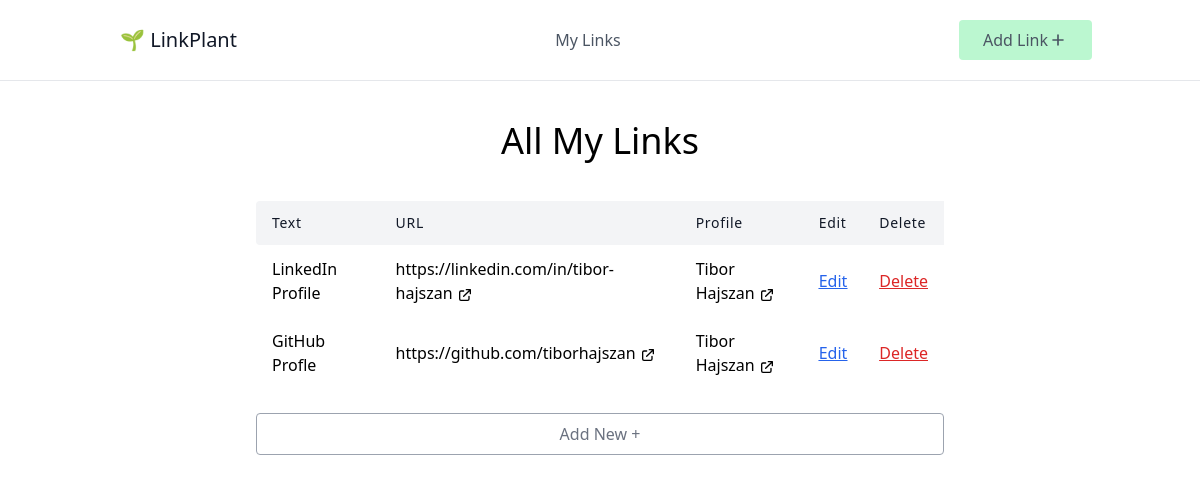
Before: /plant/ with the older database file.
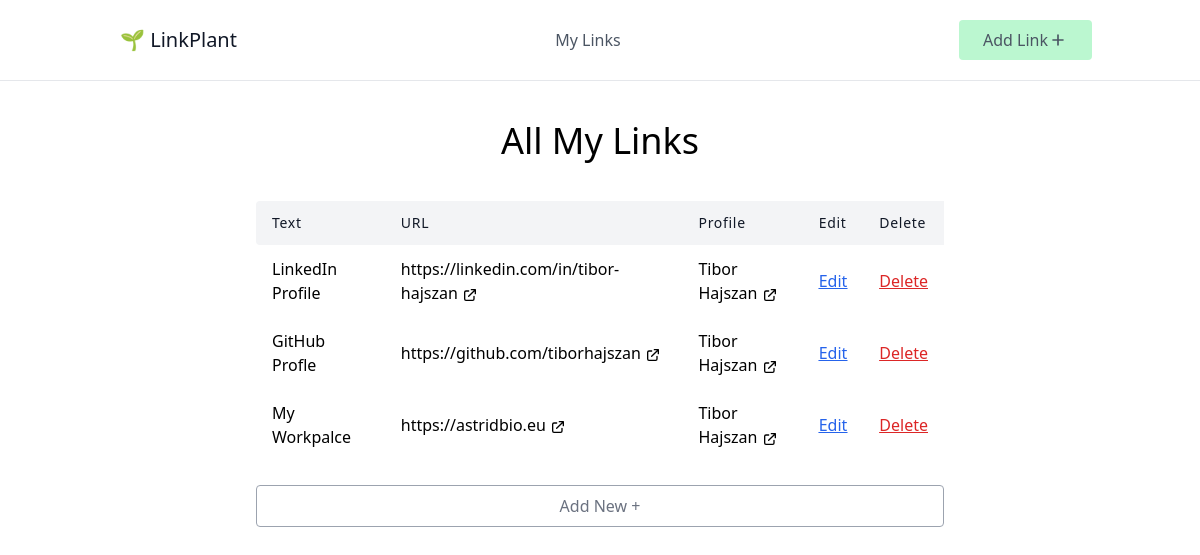
After: the same page with the newer database file.
### S08_LinkPlantApp/models.py (models this page shows, shortened)
class S08Link(models.Model):
    text = models.CharField(max_length=100)
    url = models.URLField()
    profile = models.ForeignKey(to=Profile, on_delete=models.CASCADE, related_name='links')

class Profile(models.Model):
    BG_CHOICES = (
        ("blue", "Blue"),
        ("green", "Green"),
        ("yellow", "Yellow"),)
    name = models.CharField(max_length=100)
    slug = models.SlugField(max_length=100, unique=True)
    bg_color = models.CharField(max_length=50, choices=BG_CHOICES)

### S08_LinkPlantApp/views.py (the view)
class LinkList(ListView):
    model = S08Link

### S08_LinkPlantApp/templates/S08_LinkPlantApp/s08link_list.html
{% extends 'S08_LinkPlantApp/_base.html' %}
{% block content %}
<h1 class="text-4xl text-center mb-10">All My Links</h1>
<div class="w-full mx-auto overflow-auto">
    <table class="table-auto w-full text-left whitespace-no-wrap">
        <thead>
        <tr>
            <th class="px-4 py-3 title-font tracking-wider font-medium text-gray-900 text-sm bg-gray-100 rounded-tl rounded-bl">Text</th>
            <th class="px-4 py-3 title-font tracking-wider font-medium text-gray-900 text-sm bg-gray-100">URL</th>
            <th class="px-4 py-3 title-font tracking-wider font-medium text-gray-900 text-sm bg-gray-100">Profile</th>
            <th class="px-4 py-3 title-font tracking-wider font-medium text-gray-900 text-sm bg-gray-100">Edit</th>
            <th class="px-4 py-3 title-font tracking-wider font-medium text-gray-900 text-sm bg-gray-100">Delete</th>
        </tr>
        </thead>
        <tbody>
        {% for link in object_list %}
        <tr>
            <td class="px-4 py-3">{{ link.text }}</td>
            <td class="px-4 py-3">
                <a href="{{ link.url }}" target="_blank">
                    {{ link.url }}
                    <svg xmlns="http://www.w3.org/2000/svg" class="h-4 w-4 inline" fill="none" viewBox="0 0 24 24" stroke="currentColor" stroke-width="2">
                    <path stroke-linecap="round" stroke-linejoin="round" d="M10 6H6a2 2 0 00-2 2v10a2 2 0 002 2h10a2 2 0 002-2v-4M14 4h6m0 0v6m0-6L10 14" />
                    </svg>
                </a>
            </td>
            <td class="px-4 py-3">
                <a href="{% url 'plant-profile' link.profile.slug %}">
                    {{ link.profile.name }}
                    <svg xmlns="http://www.w3.org/2000/svg" class="h-4 w-4 inline" fill="none" viewBox="0 0 24 24" stroke="currentColor" stroke-width="2">
                    <path stroke-linecap="round" stroke-linejoin="round" d="M10 6H6a2 2 0 00-2 2v10a2 2 0 002 2h10a2 2 0 002-2v-4M14 4h6m0 0v6m0-6L10 14" />
                    </svg>
                </a>
            </td>
            <td class="px-4 py-3 underline text-blue-600"><a href="{% url 'link-update' link.id %}">Edit</a></td>
            <td class="px-4 py-3 underline text-red-600"><a href="{% url 'link-delete' link.id %}">Delete</a></td>
        </tr>
        {% endfor %}
        </tbody>
    </table>
    <a href="{% url 'link-create' %}">
    <p class="mt-6 py-2 w-full border rounded border-gray-400 text-center text-gray-500 hover:cursor-pointer hover:bg-gray-100 hover:border-gray-500">Add New +</p>
    </a>
</div>
{% endblock content %}

### S08_LinkPlantApp/templates/S08_LinkPlantApp/_base.html (shortened to what this page needs)
<!DOCTYPE html>
<html lang="en">
<head>
    <script src="https://cdn.tailwindcss.com"></script>
</head>
<body>
    <header class="text-gray-600 body-font border-b">
    <div class="container mx-auto flex flex-wrap p-5 flex-col md:flex-row items-center">
        <a href="{% url 'link-list' %}" class="flex title-font font-medium items-center text-gray-900 mb-4 md:mb-0">
        <span class="ml-3 text-xl">🌱 LinkPlant</span>
        </a>
        <nav class="md:ml-auto md:mr-auto flex flex-wrap items-center text-base justify-center">
            <a href="{% url 'link-list' %}" class="mr-5 hover:text-gray-900">My Links</a>
        </nav>
        <a href="{% url 'link-create' %}">
        <button class="inline-flex items-center bg-green-200 border-0 py-2 px-6 focus:outline-none hover:bg-green-300 rounded text-base mt-4 md:mt-0">Add Link
            <svg xmlns="http://www.w3.org/2000/svg" class="h-5 w-5" fill="none" viewBox="0 0 24 24" stroke="currentColor" stroke-width="2">
                <path stroke-linecap="round" stroke-linejoin="round" d="M12 6v6m0 0v6m0-6h6m-6 0H6" />
            </svg>
        </button>
        </a>
    </div>
    </header>
    <div class="container mx-auto">
    <div class="sm:w-3/4 mx-auto sm:p-10">
        {% block content %}
        {% endblock content %}
    </div>
    </div>
</body>
</html>

Changed rows visible on the page:
added S08Link: text "My Workpalce", url "https://astridbio.eu", profile.name "Tibor Hajszan"
